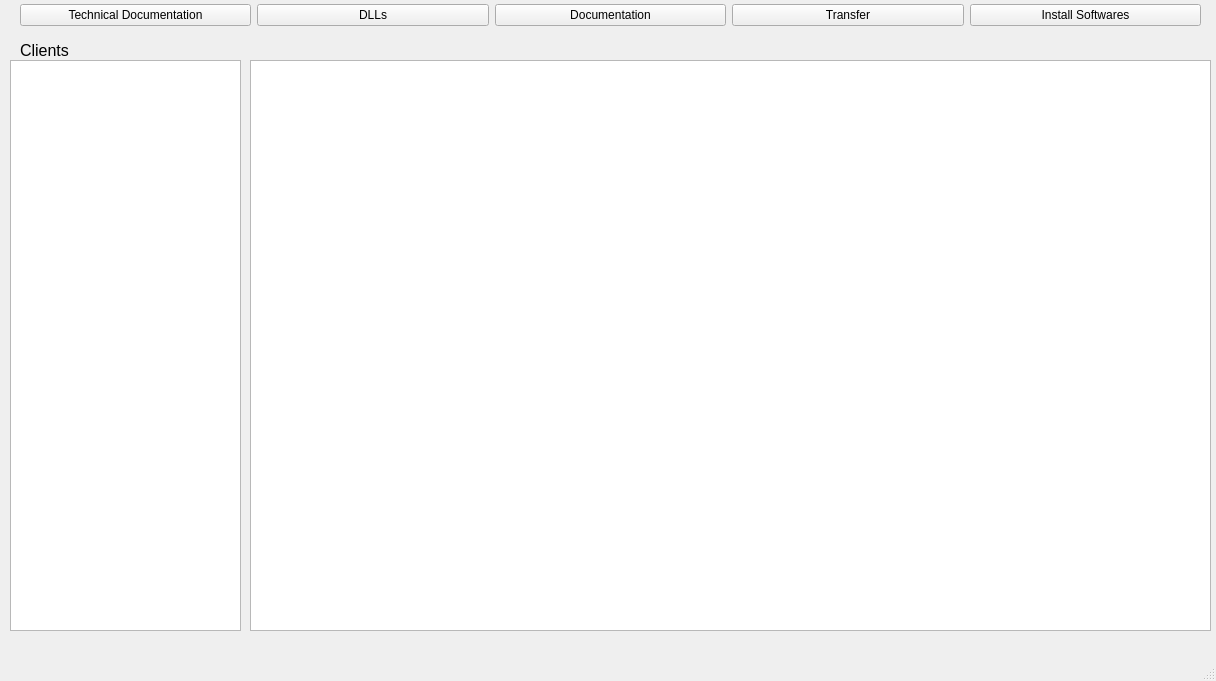
<?xml version="1.0" encoding="UTF-8"?>
<ui version="4.0">
 <class>MainWindow</class>
 <widget class="QMainWindow" name="MainWindow">
  <property name="geometry">
   <rect>
    <x>0</x>
    <y>0</y>
    <width>1216</width>
    <height>681</height>
   </rect>
  </property>
  <property name="windowTitle">
   <string>MainWindow</string>
  </property>
  <widget class="QWidget" name="centralwidget">
   <widget class="QTreeView" name="treeView">
    <property name="geometry">
     <rect>
      <x>10</x>
      <y>60</y>
      <width>231</width>
      <height>571</height>
     </rect>
    </property>
   </widget>
   <widget class="QListWidget" name="listWidget">
    <property name="geometry">
     <rect>
      <x>250</x>
      <y>60</y>
      <width>961</width>
      <height>571</height>
     </rect>
    </property>
   </widget>
   <widget class="QWidget" name="layoutWidget">
    <property name="geometry">
     <rect>
      <x>20</x>
      <y>0</y>
      <width>1181</width>
      <height>31</height>
     </rect>
    </property>
    <layout class="QHBoxLayout" name="horizontalLayout">
     <item>
      <widget class="QPushButton" name="pushButton_4">
       <property name="text">
        <string>Technical Documentation</string>
       </property>
      </widget>
     </item>
     <item>
      <widget class="QPushButton" name="pushButton">
       <property name="text">
        <string>DLLs</string>
       </property>
      </widget>
     </item>
     <item>
      <widget class="QPushButton" name="pushButton_2">
       <property name="text">
        <string>Documentation</string>
       </property>
      </widget>
     </item>
     <item>
      <widget class="QPushButton" name="pushButton_5">
       <property name="text">
        <string>Transfer</string>
       </property>
      </widget>
     </item>
     <item>
      <widget class="QPushButton" name="pushButton_3">
       <property name="text">
        <string>Install Softwares</string>
       </property>
      </widget>
     </item>
    </layout>
   </widget>
   <widget class="QLabel" name="label_2">
    <property name="geometry">
     <rect>
      <x>20</x>
      <y>40</y>
      <width>191</width>
      <height>20</height>
     </rect>
    </property>
    <property name="font">
     <font>
      <pointsize>12</pointsize>
      <bold>false</bold>
     </font>
    </property>
    <property name="text">
     <string>Clients</string>
    </property>
   </widget>
  </widget>
  <widget class="QStatusBar" name="statusbar"/>
 </widget>
 <resources/>
 <connections/>
</ui>
